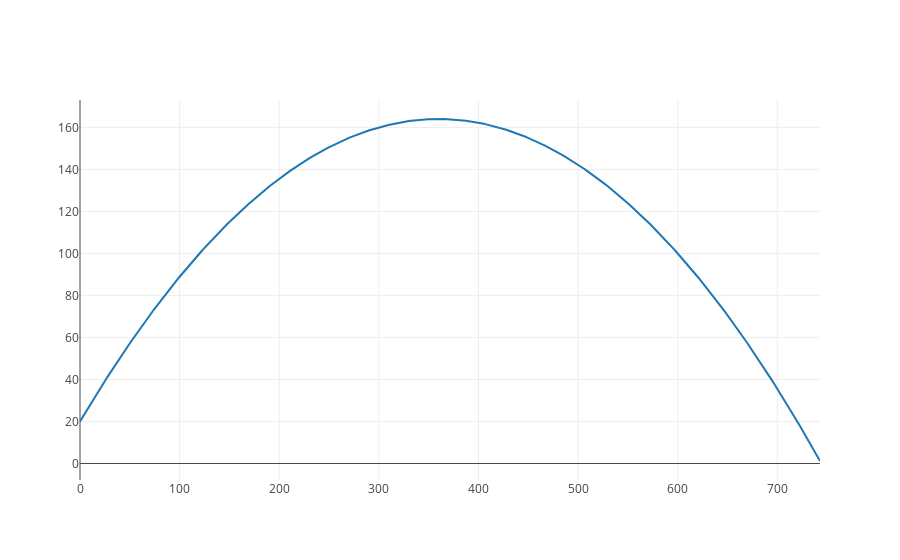

Notebook source saved alongside this figure:
### Code cell
# Graphing
x = lambda t: 120*t
y = lambda t: -16*t**2 +96*t+20
times = [t/100 for t in range(620)]
iplot([{"x":[x(t) for t in times], "y":[y(t) for t in times]}])

### Figure 1 — Plotly figure (JSON) as saved in the notebook; plotly's stock layout.template omitted (floating-point values rounded to 4 significant figures; data arrays with more than 128 entries replaced by an {"elided": "..."} marker saying what was removed)
{"data": [{"x": {"elided": "620 float values"}, "y": {"elided": "620 float values"}}], "layout": {}}
